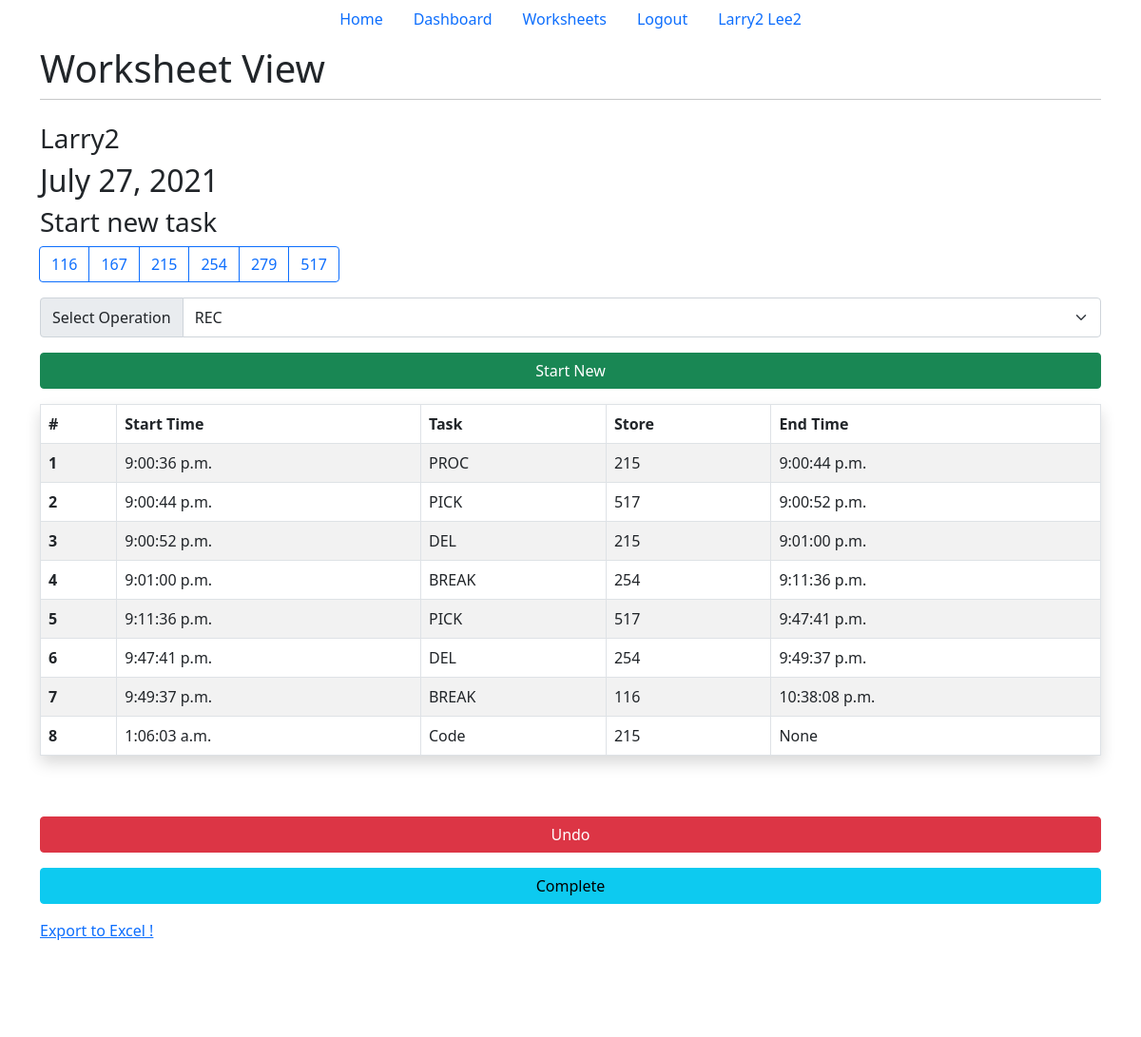
The app's page /tracker/4 (signed in) with its own data.
### main/models.py (models this page shows, shortened)
class Worksheet(models.Model):
    user = models.ForeignKey(
        User, on_delete=models.CASCADE, related_name="worksheet", null=True)
    name = models.CharField(max_length=20)
    date = models.DateField(name="date", auto_now_add=True)
    operations = [
        "REC",
        "BACK",
        "PROC",
        "SCAN",
        "R_PICK",
        "B_PICK",
        "S_PICK",
        "DEL",
        "LOAD",
        "Break",
        "Lunch",
        "Cleaning",
    ]
    stores = [
        116,
        167,
        215,
        254,
        279,
        517,
    ]
    class Meta:
        verbose_name = ("Worksheet")
        verbose_name_plural = ("Worksheets")

class Entry(models.Model):
    worksheet = models.ForeignKey(Worksheet, on_delete=models.CASCADE)
    start_time = models.TimeField(name="start_time", null=True, blank=True)
    operation = models.CharField(name="operation", max_length=10)
    store = models.IntegerField(name="store", default=116)
    end_time = models.TimeField(name="end_time", null=True, blank=True)
    class Meta:
        verbose_name = ("entry")
        verbose_name_plural = ("entries")

### main/views.py (the view, shortened to what this page needs)
# urls.py: path('tracker/<int:id>', views.user_tracker, name="tracker"),
def user_tracker(response, id):
    try:
        ws = Worksheet.objects.get(id=id)
    except:
        return HttpResponseRedirect('/')
    serialized_obj = serializers.serialize('json', [ ws, ])
    response.session['ws'] = serialized_obj
    if ws in response.user.worksheet.all():
        last_entry = len(ws.entry_set.all())
        return render(response, 'tracker.html', {"ws": ws})
    return render(response, "worksheets.html", {"ws": ws})

### main/templates/tracker.html (shortened to what this page needs)
{% extends 'base.html' %}
{% load tz %}
{% block title2 %}Worksheet View{% endblock title2 %}
{% block content %}
{% if user.is_authenticated %}
<h3>{{ws.name}}</h3>
<h2>{{ws.date}}</h2>
<h3>Start new task</h3>
<div class="d-grid gap-3">
    <form method="post" action="#" , class="form-group">
        <div class="d-grid gap-3">
            <div class="btn-group-lg gap-3 me-1" role="toolbar" aria-label="Toolbar with button groups">
                <div class="btn-group me-1" role="group" aria-label="Basic radio toggle button group">
                    {% for item in ws.stores %}
                    <label class="btn btn-outline-primary" for="btnradio{{forloop.counter}}">{{item}}</label>
                    {% endfor %}
                </div>
            </div>
            <div class="input-group">
                <div class="input-group-text" id="btnGroupAddon">Select Operation</div>
                <select class="form-select form-control-lg" name="operation_list" aria-describedby="btnGroupAddon"
                    required>
                    {% for item in ws.operations %}
                    <option value={{item}}>{{item}}</option>
                    {% endfor %}
                </select>
            </div>
            <div class="d-grid gap-3">
                <button class="btn btn-success" type="submit" name="start_new" , value="start_new">Start New</button>
            </div>
        </div>
    </form>
    <table class="table table-striped table-hover table-bordered shadow p-3 mb-5 bg-body rounded">
        <thead>
            <tr>
                <th scope="col">#</th>
                <th scope="col">Start Time</th>
                <th scope="col">Task</th>
                <th scope="col">Store</th>
                <th scope="col">End Time</th>
            </tr>
        </thead>
        <tbody>
            {% for entry in ws.entry_set.all %}
            <tr>
                <th scope="row">{{forloop.counter}}</th>
                <td colspan="1">{{entry.start_time}}</td>
                <td colspan="1">{{entry.operation}}</td>
                <td colspan="1">{{entry.store}}</td>
                <td colspan="1">{{entry.end_time}}</td>
            </tr>
            {% endfor %}
        </tbody>
    </table>
    <button type="button" class="btn btn-danger" data-bs-toggle="modal" data-bs-target="#undo_button">
        Undo
    </button>
    <form method="post" action="#" , class="form-group">
        <div class="d-grid gap-3">
            <button class="btn btn-info" type="submit" name="complete" , value="complete">Complete</button>
        </div>
    </form>
    <a href="/export">Export to Excel !</a>
</div>
{% endif %}
{% endblock content %}

### main/templates/base.html (shortened to what this page needs)
<!doctype html>
<html lang="en">
<head>
    <link href="https://cdn.jsdelivr.net/npm/bootstrap@5.0.2/dist/css/bootstrap.min.css" rel="stylesheet"
>
</head>
<body>
    {% block nav %}
    <ul class="nav justify-content-center">
        <li class="nav-item">
            <a class="nav-link" href="/">Home</a>
        </li>
        <li class="nav-item">
            <a class="nav-link" href="/dashboard">Dashboard</a>
        </li>
        {% if user.is_authenticated %}
        <li class="nav-item">
            <a class="nav-link" href="/worksheets">Worksheets</a>
        </li>
        <li class="nav-item">
            <a class="nav-link" href="/logout">Logout</a>
        </li>
        <li>
            <a class="nav-link">{{user.first_name}} {{user.last_name}}</a>
        </li>
        {% endif %}
    </ul>
    {% endblock nav %}
    <div class="wrapper container" id="content" , name="content" , class="main">
        <div class="row justify-content-center">
            <div class="col-12">
                <h1 class="mt-2"> {% block title2 %}Task Tracker{% endblock title2 %}</h1>
                <hr class="mt-0 mb-4">
                {% block content %}
                {% endblock content %}
            </div>
        </div>
    </div>
    {% block foot %}
    <footer class="mt-auto"></footer>
    {% endblock foot %}
</body>
</html>

### main/templates/base.html (style rules this page uses)
footer { background: rgb(255, 255, 255); height: 100px; padding: auto; }
html, body { max-width: 100%; overflow-x: hidden; }

### records on screen
Worksheet: name "Larry2", date "July 27, 2021", operation_list "REC"
Entry: start_time "9:00:36 p.m.", operation "PROC", store "215", end_time "9:00:44 p.m."
Entry: start_time "9:00:44 p.m.", operation "PICK", store "517", end_time "9:00:52 p.m."
Entry: start_time "9:00:52 p.m.", operation "DEL", store "215", end_time "9:01:00 p.m."
Entry: start_time "9:01:00 p.m.", operation "BREAK", store "254", end_time "9:11:36 p.m."
Entry: start_time "9:11:36 p.m.", operation "PICK", store "517", end_time "9:47:41 p.m."
Entry: start_time "9:47:41 p.m.", operation "DEL", store "254", end_time "9:49:37 p.m."
Entry: start_time "9:49:37 p.m.", operation "BREAK", store "116", end_time "10:38:08 p.m."
Entry: start_time "1:06:03 a.m.", operation "Code", store "215", end_time "None"

### other values on screen
{{ user.first_name }} "Larry2"
{{ user.last_name }} "Lee2"
{{ item }} "116" "167" "215" "254" "279" "517"
